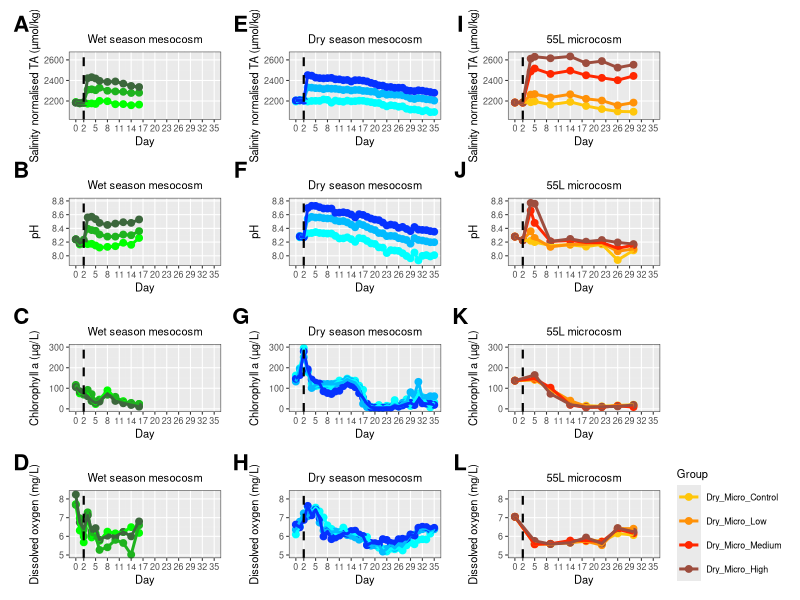
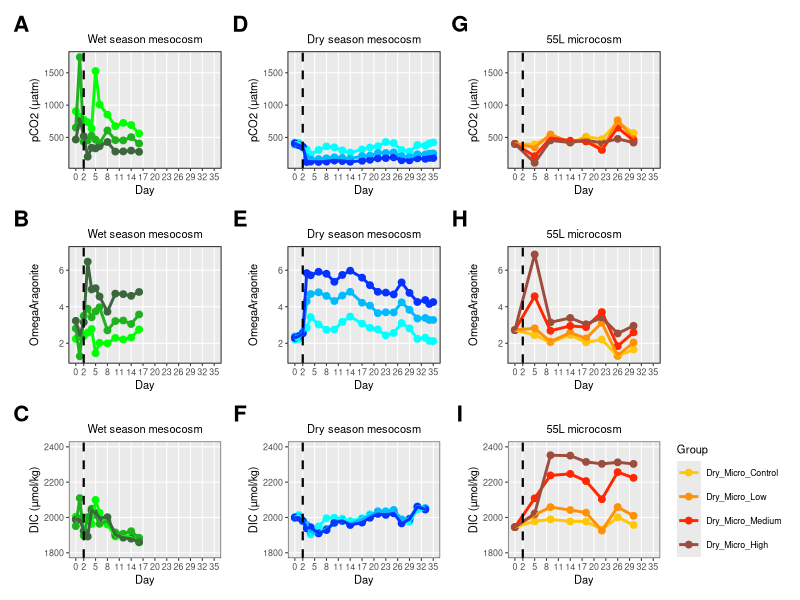

These charts were generated, in order, by the following R code:
#https://www.jianshu.com/p/f3a71b12647e
library(ggplot2)
library(cowplot)
library(RColorBrewer)
library(reshape)
library(patchwork)
library(ggpubr)

wd="C:/Users/l1065/Documents/Voyage/Mesocosms/论文用图/environment"
setwd(wd)

#读取数据
#因为一部分数据有残缺，直接用一张表格画的话会导致有些点连不成线，所以用了几张表格
stat_Wet <- read.delim('DEF_standard.txt', sep = '\t', stringsAsFactors = T, check.names = FALSE)
stat_Wet$Group <- factor(stat_Wet$Group, levels = c("Wet_Meso_Control", "Wet_Meso_Low", "Wet_Meso_Medium"))

stat_Dry <- read.delim('Mesocosm_2023W_Data_standard.txt', sep = '\t', stringsAsFactors = T, check.names = FALSE)
stat_Dry$Group <- factor(stat_Dry$Group, levels = c("Dry_Meso_Control", "Dry_Meso_Low", "Dry_Meso_Medium"))
stat_Dry_carbon <- read.delim('Mesocosm_2023W_Data_standard_carbon.txt', sep = '\t', stringsAsFactors = T, check.names = FALSE)
stat_Dry_carbon$Group <- factor(stat_Dry_carbon$Group, levels = c("Dry_Meso_Control", "Dry_Meso_Low", "Dry_Meso_Medium"))
stat_Dry_DIC <- read.delim('Mesocosm_2023W_Data_standard_DIC.txt', sep = '\t', stringsAsFactors = T, check.names = FALSE)
stat_Dry_DIC$Group <- factor(stat_Dry_DIC$Group, levels = c("Dry_Meso_Control", "Dry_Meso_Low", "Dry_Meso_Medium"))

stat_55L <- read.delim('Data_55L_standard.txt', sep = '\t', stringsAsFactors = T, check.names = FALSE)
stat_55L$Group <- factor(stat_55L$Group, levels = c("Dry_Micro_Control", "Dry_Micro_Low", "Dry_Micro_Medium", "Dry_Micro_High"))
stat_55L_chlo <- read.delim('Data_55L_standard_chlorophyll_carbon.txt', sep = '\t', stringsAsFactors = T, check.names = FALSE)
stat_55L_chlo$Group <- factor(stat_55L_chlo$Group, levels = c("Dry_Micro_Control", "Dry_Micro_Low", "Dry_Micro_Medium", "Dry_Micro_High"))

group_colors_Wet <- c(
  "Wet_Meso_Control" = "#00ff00", # 浅红
  "Wet_Meso_Low" = "#1eb31e", # 浅绿
  "Wet_Meso_Medium" = "#3c673c"
)
group_colors_Dry <- c(
  "Dry_Meso_Control" = "#00ffff", # 浅红
  "Dry_Meso_Low" = "#02bbff", # 浅绿
  "Dry_Meso_Medium" = "#0532ff"
)
group_colors_55L <- c(
  "Dry_Micro_Control" = "#ffc60a",
  "Dry_Micro_Low" = "#ff9107",
  "Dry_Micro_Medium" = "#ff2700",
  "Dry_Micro_High" = "#9d4d3e"
)

Wet1 <- ggplot(data = stat_Wet, aes(x = Day, y = Salinity_normalised_TA,  color = Group, shape = Group)) + 
  geom_point(shape = 19, size = 2) + 
  # scale_shape_manual(values = c(19,19,19))
  geom_line(linewidth = 1, aes(group = Group)) + 
  scale_color_manual(values = group_colors_Wet) +
  labs(x = "Day", y = "Salinity normalised TA (µmol/kg)", subtitle = "Wet season mesocosm", tag = "A") +
  # theme(axis.text.x=element_text(angle = 45,hjust = 1))  +
  ylim(2050,2650) +
  scale_x_continuous(limits = c(0,35), breaks = c(0, 2, 5, 8, 11, 14, 17, 20, 23, 26, 29, 32, 35))+
  geom_vline(xintercept = 2, linetype = "dashed",color = "black",linewidth = 0.75)+
  theme_bw(base_size = 8) +
  theme(plot.tag = element_text(size = 16, face = "bold"), plot.subtitle = element_text(hjust = 0.5),legend.position = "none"
        ,panel.background = element_rect(fill = "#EAEAEA", colour = NA),
        panel.grid.major = element_line(colour = "white"))
        #panel.grid.minor = element_line(colour = "white"))
Wet2 <- ggplot(data = stat_Wet, aes(x = Day, y = pH,  color = Group, shape = Group)) + 
  geom_point(shape = 19, size = 2) + 
  geom_line(linewidth = 1, aes(group = Group)) + 
  scale_color_manual(values = group_colors_Wet) +
  labs(x = "Day", y = "pH", subtitle = "Wet season mesocosm", tag = "B")  +
  # theme(axis.text.x=element_text(angle = 45,hjust = 1))  +
  ylim(7.9,8.8) +
  scale_x_continuous(limits = c(0,35), breaks = c(0, 2, 5, 8, 11, 14, 17, 20, 23, 26, 29, 32, 35))+
  geom_vline(xintercept = 2, linetype = "dashed",color = "black",linewidth = 0.75)+
  theme_bw(base_size = 8) +
  theme(plot.tag = element_text(size = 16, face = "bold"), plot.subtitle = element_text(hjust = 0.5),legend.position = "none"
        ,panel.background = element_rect(fill = "#EAEAEA", colour = NA),
        panel.grid.major = element_line(colour = "white"))
        #panel.grid.minor = element_line(colour = "white"))
Wet3 <- ggplot(data = stat_Wet, aes(x = Day, y = Chla,  color = Group, shape = Group)) + 
  geom_point(shape = 19, size = 2) + 
  geom_line(linewidth = 1, aes(group = Group)) + 
  scale_color_manual(values = group_colors_Wet) +
  ylim(0,300) +
  scale_x_continuous(limits = c(0,35), breaks = c(0, 2, 5, 8, 11, 14, 17, 20, 23, 26, 29, 32, 35))+
  labs(x = "Day", y = "Chlorophyll a (µg/L)", subtitle = "Wet season mesocosm", tag = "C")+
  geom_vline(xintercept = 2, linetype = "dashed",color = "black",linewidth = 0.75)+
  theme_bw(base_size = 8) +
  theme(plot.tag = element_text(size = 16, face = "bold"), plot.subtitle = element_text(hjust = 0.5),legend.position = "none"
        ,panel.background = element_rect(fill = "#EAEAEA", colour = NA),
        panel.grid.major = element_line(colour = "white"))
        #panel.grid.minor = element_line(colour = "white"))
        #, legend.justification="left"
Wet4 <- ggplot(data = stat_Wet, aes(x = Day, y = DO,  color = Group, shape = Group)) + 
  geom_point(shape = 19, size = 2) + 
  geom_line(linewidth = 1, aes(group = Group)) + 
  scale_color_manual(values = group_colors_Wet) +
  ylim(5.0,8.3) +
  scale_x_continuous(limits = c(0,35), breaks = c(0, 2, 5, 8, 11, 14, 17, 20, 23, 26, 29, 32, 35))+
  labs(x = "Day", y = "Dissolved oxygen (mg/L)", subtitle = "Wet season mesocosm", tag = "D")+
  geom_vline(xintercept = 2, linetype = "dashed",color = "black",linewidth = 0.75)+
  theme_bw(base_size = 8) +
  theme(plot.tag = element_text(size = 16, face = "bold"), plot.subtitle = element_text(hjust = 0.5),legend.position = "none"
        ,panel.background = element_rect(fill = "#EAEAEA", colour = NA),
        panel.grid.major = element_line(colour = "white"))
#panel.grid.minor = element_line(colour = "white"))

Dry1 <- ggplot(data = stat_Dry, aes(x = Day, y = Salinity_normalised_TA,  color = Group, shape = Group)) + 
  geom_point(shape = 19, size = 2) + 
  geom_line(linewidth = 1, aes(group = Group)) + 
  scale_color_manual(values = group_colors_Dry) +
  labs(x = "Day", y = "Salinity normalised TA (µmol/kg)", subtitle = "Dry season mesocosm", tag = "E") +
  # theme(axis.text.x=element_text(angle = 45,hjust = 1))  +
  geom_vline(xintercept = 2, linetype = "dashed",color = "black",linewidth = 0.75)+
  ylim(2050,2650) +
  scale_x_continuous(limits = c(0,35), breaks = c(0, 2, 5, 8, 11, 14, 17, 20, 23, 26, 29, 32, 35))+
  theme_bw(base_size = 8) +
  theme(plot.tag = element_text(size = 16, face = "bold"), plot.subtitle = element_text(hjust = 0.5),legend.position = "none"
        ,panel.background = element_rect(fill = "#EAEAEA", colour = NA),
        panel.grid.major = element_line(colour = "white"))
        #panel.grid.minor = element_line(colour = "white"))
Dry2 <- ggplot(data = stat_Dry, aes(x = Day, y = pH,  color = Group, shape = Group)) + 
  geom_point(shape = 19, size = 2) + 
  geom_line(linewidth = 1, aes(group = Group)) + 
  scale_color_manual(values = group_colors_Dry) +
  labs(x = "Day", y = "pH", subtitle = "Dry season mesocosm", tag = "F") +
  # theme(axis.text.x=element_text(angle = 45,hjust = 1))  +
  ylim(7.9,8.8) +
  scale_x_continuous(limits = c(0,35), breaks = c(0, 2, 5, 8, 11, 14, 17, 20, 23, 26, 29, 32, 35))+
  geom_vline(xintercept = 2, linetype = "dashed",color = "black",linewidth = 0.75)+
  theme_bw(base_size = 8) +
  theme(plot.tag = element_text(size = 16, face = "bold"), plot.subtitle = element_text(hjust = 0.5),legend.position = "none"
        ,panel.background = element_rect(fill = "#EAEAEA", colour = NA),
        panel.grid.major = element_line(colour = "white"))
        #panel.grid.minor = element_line(colour = "white"))
Dry3 <- ggplot(data = stat_Dry, aes(x = Day, y = Chla,  color = Group, shape = Group)) + 
  geom_point(shape = 19, size = 2) + 
  geom_line(linewidth = 1, aes(group = Group)) + 
  scale_color_manual(values = group_colors_Dry) +
  labs(x = "Day", y = "Chlorophyll a (µg/L)", subtitle = "Dry season mesocosm", tag = "G")+
  ylim(0,300) +
  scale_x_continuous(limits = c(0,35), breaks = c(0, 2, 5, 8, 11, 14, 17, 20, 23, 26, 29, 32, 35))+
  geom_vline(xintercept = 2, linetype = "dashed",color = "black",linewidth = 0.75)+
  theme_bw(base_size = 8) +
  theme(plot.tag = element_text(size = 16, face = "bold"), plot.subtitle = element_text(hjust = 0.5),legend.position = "none"
        ,panel.background = element_rect(fill = "#EAEAEA", colour = NA),
        panel.grid.major = element_line(colour = "white"))
        #panel.grid.minor = element_line(colour = "white"))
Dry4 <- ggplot(data = stat_Dry, aes(x = Day, y = DO,  color = Group, shape = Group)) + 
  geom_point(shape = 19, size = 2) + 
  geom_line(linewidth = 1, aes(group = Group)) + 
  scale_color_manual(values = group_colors_Dry) +
  labs(x = "Day", y = "Dissolved oxygen (mg/L)", subtitle = "Dry season mesocosm", tag = "H")+
  ylim(5.0,8.3) +
  scale_x_continuous(limits = c(0,35), breaks = c(0, 2, 5, 8, 11, 14, 17, 20, 23, 26, 29, 32, 35))+
  geom_vline(xintercept = 2, linetype = "dashed",color = "black",linewidth = 0.75)+
  theme_bw(base_size = 8) +
  theme(plot.tag = element_text(size = 16, face = "bold"), plot.subtitle = element_text(hjust = 0.5),legend.position = "none"
        ,panel.background = element_rect(fill = "#EAEAEA", colour = NA),
        panel.grid.major = element_line(colour = "white"))
#panel.grid.minor = element_line(colour = "white"))

M1 <- ggplot(data = stat_55L, aes(x = Day, y = Salinity_normalised_TA,  color = Group, shape = Group)) + 
  geom_point(shape = 19, size = 2) + 
  geom_line(linewidth = 1, aes(group = Group)) + 
  scale_color_manual(values = group_colors_55L) +
  labs(x = "Day", y = "Salinity normalised TA (µmol/kg)", subtitle = "55L microcosm", tag = "I") +
  # theme(axis.text.x=element_text(angle = 45,hjust = 1))  +
  ylim(2050,2650) +
  scale_x_continuous(limits = c(0,35), breaks = c(0, 2, 5, 8, 11, 14, 17, 20, 23, 26, 29, 32, 35))+
  geom_vline(xintercept = 2, linetype = "dashed",color = "black",linewidth = 0.75)+
  theme_bw(base_size = 8) +
  theme(plot.tag = element_text(size = 16, face = "bold"), plot.subtitle = element_text(hjust = 0.5),legend.position = "none"
        ,panel.background = element_rect(fill = "#EAEAEA", colour = NA),
        panel.grid.major = element_line(colour = "white"))
        #panel.grid.minor = element_line(colour = "white"))
M2 <- ggplot(data = stat_55L, aes(x = Day, y = pH,  color = Group, shape = Group)) + 
  geom_point(shape = 19, size = 2) + 
  geom_line(linewidth = 1, aes(group = Group)) + 
  scale_color_manual(values = group_colors_55L) +
  labs(x = "Day", y = "pH", subtitle = "55L microcosm", tag = "J") +
  # theme(axis.text.x=element_text(angle = 45,hjust = 1))  +
  ylim(7.9,8.8) +
  scale_x_continuous(limits = c(0,35), breaks = c(0, 2, 5, 8, 11, 14, 17, 20, 23, 26, 29, 32, 35))+
  geom_vline(xintercept = 2, linetype = "dashed",color = "black",linewidth = 0.75)+
  theme_bw(base_size = 8) +
  theme(plot.tag = element_text(size = 16, face = "bold"), plot.subtitle = element_text(hjust = 0.5),legend.position = "none"
        ,panel.background = element_rect(fill = "#EAEAEA", colour = NA),
        panel.grid.major = element_line(colour = "white"))
        #panel.grid.minor = element_line(colour = "white"))
M3 <- ggplot(data = stat_55L_chlo, aes(x = Day, y = Chla,  color = Group, shape = Group)) + 
  geom_point(shape = 19, size = 2) + 
  geom_line(linewidth = 1, aes(group = Group)) + 
  scale_color_manual(values = group_colors_55L) +
  labs(x = "Day", y = "Chlorophyll a (µg/L)", subtitle = "55L microcosm", tag = "K")+
  # theme(axis.text.x=element_text(angle = 45,hjust = 1))  +
  ylim(0,300) +
  scale_x_continuous(limits = c(0,35), breaks = c(0, 2, 5, 8, 11, 14, 17, 20, 23, 26, 29, 32, 35))+
  geom_vline(xintercept = 2, linetype = "dashed",color = "black",linewidth = 0.75)+
  theme_bw(base_size = 8) +
  theme(plot.tag = element_text(size = 16, face = "bold"), plot.subtitle = element_text(hjust = 0.5),legend.position = "none"
        ,panel.background = element_rect(fill = "#EAEAEA", colour = NA),
        panel.grid.major = element_line(colour = "white"))
        #panel.grid.minor = element_line(colour = "white"))
M4 <- ggplot(data = stat_55L_chlo, aes(x = Day, y = DO,  color = Group, shape = Group)) + 
  geom_point(shape = 19, size = 2) + 
  geom_line(linewidth = 1, aes(group = Group)) + 
  scale_color_manual(values = group_colors_55L) +
  labs(x = "Day", y = "Dissolved oxygen (mg/L)", subtitle = "55L microcosm", tag = "L") +
  # theme(axis.text.x=element_text(angle = 45,hjust = 1))  +
  ylim(5.0,8.3) +
  scale_x_continuous(limits = c(0,35), breaks = c(0, 2, 5, 8, 11, 14, 17, 20, 23, 26, 29, 32, 35))+
  geom_vline(xintercept = 2, linetype = "dashed",color = "black",linewidth = 0.75)+
  theme_bw(base_size = 8) +
  theme(plot.tag = element_text(size = 16, face = "bold"), plot.subtitle = element_text(hjust = 0.5),legend.justification="left"
        ,panel.background = element_rect(fill = "#EAEAEA", colour = NA),
        panel.grid.major = element_line(colour = "white"))
#panel.grid.minor = element_line(colour = "white"))

#总图
p_all <- (Wet1/Wet2/Wet3/Wet4)|(Dry1/Dry2/Dry3/Dry4)|(M1/M2/M3/M4)
p_all


#附图
Wet5 <- ggplot(data = stat_Wet, aes(x = Day, y = pCO2,  color = Group, shape = Group)) + 
  geom_point(shape = 19, size = 2) + 
  geom_line(linewidth = 1, aes(group = Group)) + 
  scale_color_manual(values = group_colors_Wet) +
  ylim(105,1745) +
  scale_x_continuous(limits = c(0,35), breaks = c(0, 2, 5, 8, 11, 14, 17, 20, 23, 26, 29, 32, 35))+
  labs(x = "Day", y = "pCO2 (μatm)", subtitle = "Wet season mesocosm", tag = "A")+
  geom_vline(xintercept = 2, linetype = "dashed",color = "black",linewidth = 0.75)+
  theme_bw(base_size = 8) +
  theme(plot.tag = element_text(size = 16, face = "bold"), plot.subtitle = element_text(hjust = 0.5),legend.position = "none"
        ,panel.background = element_rect(fill = "#EAEAEA", colour = NA),
        panel.grid.major = element_line(colour = "white"))
#panel.grid.minor = element_line(colour = "white"))
#, legend.justification="left"
Wet6 <- ggplot(data = stat_Wet, aes(x = Day, y = OmegaAragonite,  color = Group, shape = Group)) + 
  geom_point(shape = 19, size = 2) + 
  geom_line(linewidth = 1, aes(group = Group)) + 
  scale_color_manual(values = group_colors_Wet) +
  ylim(1.2,7.0) +
  scale_x_continuous(limits = c(0,35), breaks = c(0, 2, 5, 8, 11, 14, 17, 20, 23, 26, 29, 32, 35))+
  labs(x = "Day", y = "OmegaAragonite", subtitle = "Wet season mesocosm", tag = "B")+
  geom_vline(xintercept = 2, linetype = "dashed",color = "black",linewidth = 0.75)+
  theme_bw(base_size = 8) +
  theme(plot.tag = element_text(size = 16, face = "bold"), plot.subtitle = element_text(hjust = 0.5),legend.position = "none"
        ,panel.background = element_rect(fill = "#EAEAEA", colour = NA),
        panel.grid.major = element_line(colour = "white"))
#panel.grid.minor = element_line(colour = "white"))
Wet7 <- ggplot(data = stat_Wet, aes(x = Day, y = DIC,  color = Group, shape = Group)) + 
  geom_point(shape = 19, size = 2) + 
  geom_line(linewidth = 1, aes(group = Group)) + 
  scale_color_manual(values = group_colors_Wet) +
  ylim(1800,2400) +
  scale_x_continuous(limits = c(0,35), breaks = c(0, 2, 5, 8, 11, 14, 17, 20, 23, 26, 29, 32, 35))+
  labs(x = "Day", y = "DIC (µmol/kg)", subtitle = "Wet season mesocosm", tag = "C")+
  geom_vline(xintercept = 2, linetype = "dashed",color = "black",linewidth = 0.75)+
  theme_bw(base_size = 8) +
  theme(plot.tag = element_text(size = 16, face = "bold"), plot.subtitle = element_text(hjust = 0.5),legend.position = "none"
        ,panel.background = element_rect(fill = "#EAEAEA", colour = NA),
        panel.grid.major = element_line(colour = "white"))
#panel.grid.minor = element_line(colour = "white"))

Dry5 <- ggplot(data = stat_Dry_carbon, aes(x = Day, y = pCO2,  color = Group, shape = Group)) + 
  geom_point(shape = 19, size = 2) + 
  geom_line(linewidth = 1, aes(group = Group)) + 
  scale_color_manual(values = group_colors_Dry) +
  labs(x = "Day", y = "pCO2 (μatm)", subtitle = "Dry season mesocosm", tag = "D")+
  ylim(105,1745) +
  scale_x_continuous(limits = c(0,35), breaks = c(0, 2, 5, 8, 11, 14, 17, 20, 23, 26, 29, 32, 35))+
  geom_vline(xintercept = 2, linetype = "dashed",color = "black",linewidth = 0.75)+
  theme_bw(base_size = 8) +
  theme(plot.tag = element_text(size = 16, face = "bold"), plot.subtitle = element_text(hjust = 0.5),legend.position = "none"
        ,panel.background = element_rect(fill = "#EAEAEA", colour = NA),
        panel.grid.major = element_line(colour = "white"))
#panel.grid.minor = element_line(colour = "white"))
Dry6 <- ggplot(data = stat_Dry_carbon, aes(x = Day, y = OmegaAragonite,  color = Group, shape = Group)) + 
  geom_point(shape = 19, size = 2) + 
  geom_line(linewidth = 1, aes(group = Group)) + 
  scale_color_manual(values = group_colors_Dry) +
  labs(x = "Day", y = "OmegaAragonite", subtitle = "Dry season mesocosm", tag = "E")+
  ylim(1.2,7.0) +
  scale_x_continuous(limits = c(0,35), breaks = c(0, 2, 5, 8, 11, 14, 17, 20, 23, 26, 29, 32, 35))+
  geom_vline(xintercept = 2, linetype = "dashed",color = "black",linewidth = 0.75)+
  theme_bw(base_size = 8) +
  theme(plot.tag = element_text(size = 16, face = "bold"), plot.subtitle = element_text(hjust = 0.5),legend.position = "none"
        ,panel.background = element_rect(fill = "#EAEAEA", colour = NA),
        panel.grid.major = element_line(colour = "white"))
#panel.grid.minor = element_line(colour = "white"))
Dry7 <- ggplot(data = stat_Dry_DIC, aes(x = Day, y = DIC,  color = Group, shape = Group)) + 
  geom_point(shape = 19, size = 2) + 
  geom_line(linewidth = 1, aes(group = Group)) + 
  scale_color_manual(values = group_colors_Dry) +
  labs(x = "Day", y = "DIC (µmol/kg)", subtitle = "Dry season mesocosm", tag = "F")+
  ylim(1800,2400) +
  scale_x_continuous(limits = c(0,35), breaks = c(0, 2, 5, 8, 11, 14, 17, 20, 23, 26, 29, 32, 35))+
  geom_vline(xintercept = 2, linetype = "dashed",color = "black",linewidth = 0.75)+
  theme_bw(base_size = 8) +
  theme(plot.tag = element_text(size = 16, face = "bold"), plot.subtitle = element_text(hjust = 0.5),legend.position = "none"
        ,panel.background = element_rect(fill = "#EAEAEA", colour = NA),
        panel.grid.major = element_line(colour = "white"))
#panel.grid.minor = element_line(colour = "white"))

M5 <- ggplot(data = stat_55L_chlo, aes(x = Day, y = pCO2,  color = Group, shape = Group)) + 
  geom_point(shape = 19, size = 2) + 
  geom_line(linewidth = 1, aes(group = Group)) + 
  scale_color_manual(values = group_colors_55L) +
  labs(x = "Day", y = "pCO2 (μatm)", subtitle = "55L microcosm", tag = "G")+
  # theme(axis.text.x=element_text(angle = 45,hjust = 1))  +
  ylim(105,1745) +
  scale_x_continuous(limits = c(0,35), breaks = c(0, 2, 5, 8, 11, 14, 17, 20, 23, 26, 29, 32, 35))+
  geom_vline(xintercept = 2, linetype = "dashed",color = "black",linewidth = 0.75)+
  theme_bw(base_size = 8) +
  theme(plot.tag = element_text(size = 16, face = "bold"), plot.subtitle = element_text(hjust = 0.5),legend.position = "none"
        ,panel.background = element_rect(fill = "#EAEAEA", colour = NA),
        panel.grid.major = element_line(colour = "white"))
#panel.grid.minor = element_line(colour = "white"))
M6 <- ggplot(data = stat_55L_chlo, aes(x = Day, y = OmegaAragonite,  color = Group, shape = Group)) + 
  geom_point(shape = 19, size = 2) + 
  geom_line(linewidth = 1, aes(group = Group)) + 
  scale_color_manual(values = group_colors_55L) +
  labs(x = "Day", y = "OmegaAragonite", subtitle = "55L microcosm", tag = "H") +
  # theme(axis.text.x=element_text(angle = 45,hjust = 1))  +
  ylim(1.2,7.0) +
  scale_x_continuous(limits = c(0,35), breaks = c(0, 2, 5, 8, 11, 14, 17, 20, 23, 26, 29, 32, 35))+
  geom_vline(xintercept = 2, linetype = "dashed",color = "black",linewidth = 0.75)+
  theme_bw(base_size = 8) +
  theme(plot.tag = element_text(size = 16, face = "bold"), plot.subtitle = element_text(hjust = 0.5),legend.position = "none"
        ,panel.background = element_rect(fill = "#EAEAEA", colour = NA),
        panel.grid.major = element_line(colour = "white"))
#panel.grid.minor = element_line(colour = "white"))
M7 <- ggplot(data = stat_55L_chlo, aes(x = Day, y = DIC,  color = Group, shape = Group)) + 
  geom_point(shape = 19, size = 2) + 
  geom_line(linewidth = 1, aes(group = Group)) + 
  scale_color_manual(values = group_colors_55L) +
  labs(x = "Day", y = "DIC (µmol/kg)", subtitle = "55L microcosm", tag = "I") +
  # theme(axis.text.x=element_text(angle = 45,hjust = 1))  +
  ylim(1800,2400) +
  scale_x_continuous(limits = c(0,35), breaks = c(0, 2, 5, 8, 11, 14, 17, 20, 23, 26, 29, 32, 35))+
  geom_vline(xintercept = 2, linetype = "dashed",color = "black",linewidth = 0.75)+
  theme_bw(base_size = 8) +
  theme(plot.tag = element_text(size = 16, face = "bold"), plot.subtitle = element_text(hjust = 0.5),legend.justification="left"
        ,panel.background = element_rect(fill = "#EAEAEA", colour = NA),
        panel.grid.major = element_line(colour = "white"))
#panel.grid.minor = element_line(colour = "white"))

p_sup <- (Wet5/Wet6/Wet7)|(Dry5/Dry6/Dry7)|(M5/M6/M7)
p_sup
